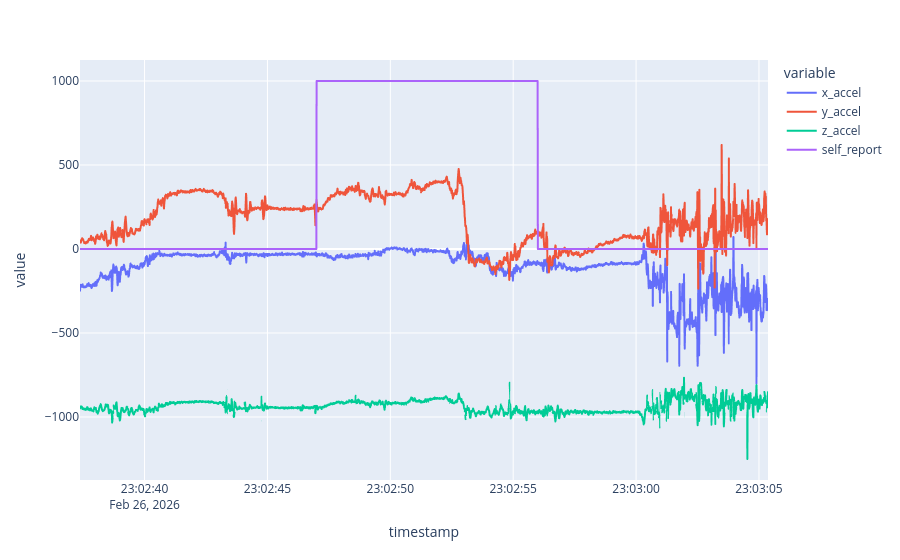

The cell this chart's notebook holds for it:
### Code cell
fig = px.line(df_high_freq_data, x='timestamp', y=['x_accel', 'y_accel', 'z_accel', 'self_report'])
fig.show()

### Figure 1 — Plotly figure (JSON) as saved in the notebook; plotly's stock layout.template omitted (floating-point values rounded to 4 significant figures; data arrays with more than 128 entries replaced by an {"elided": "..."} marker saying what was removed)
{"data": [{"hovertemplate": "variable=x_accel<br>timestamp=%{x}<br>value=%{y}<extra></extra>", "legendgroup": "x_accel", "line": {"color": "#636efa", "dash": "solid"}, "marker": {"symbol": "circle"}, "mode": "lines", "name": "x_accel", "showlegend": true, "type": "scattergl", "x": {"elided": "2800 str values"}, "xaxis": "x", "y": {"elided": "2800 float values"}, "yaxis": "y"}, {"hovertemplate": "variable=y_accel<br>timestamp=%{x}<br>value=%{y}<extra></extra>", "legendgroup": "y_accel", "line": {"color": "#EF553B", "dash": "solid"}, "marker": {"symbol": "circle"}, "mode": "lines", "name": "y_accel", "showlegend": true, "type": "scattergl", "x": {"elided": "2800 str values"}, "xaxis": "x", "y": {"elided": "2800 float values"}, "yaxis": "y"}, {"hovertemplate": "variable=z_accel<br>timestamp=%{x}<br>value=%{y}<extra></extra>", "legendgroup": "z_accel", "line": {"color": "#00cc96", "dash": "solid"}, "marker": {"symbol": "circle"}, "mode": "lines", "name": "z_accel", "showlegend": true, "type": "scattergl", "x": {"elided": "2800 str values"}, "xaxis": "x", "y": {"elided": "2800 float values"}, "yaxis": "y"}, {"hovertemplate": "variable=self_report<br>timestamp=%{x}<br>value=%{y}<extra></extra>", "legendgroup": "self_report", "line": {"color": "#ab63fa", "dash": "solid"}, "marker": {"symbol": "circle"}, "mode": "lines", "name": "self_report", "showlegend": true, "type": "scattergl", "x": {"elided": "2800 str values"}, "xaxis": "x", "y": {"elided": "2800 float values"}, "yaxis": "y"}], "layout": {"legend": {"title": {"text": "variable"}, "tracegroupgap": 0}, "margin": {"t": 60}, "xaxis": {"anchor": "y", "domain": [0, 1], "title": {"text": "timestamp"}}, "yaxis": {"anchor": "x", "domain": [0, 1], "title": {"text": "value"}}}}
